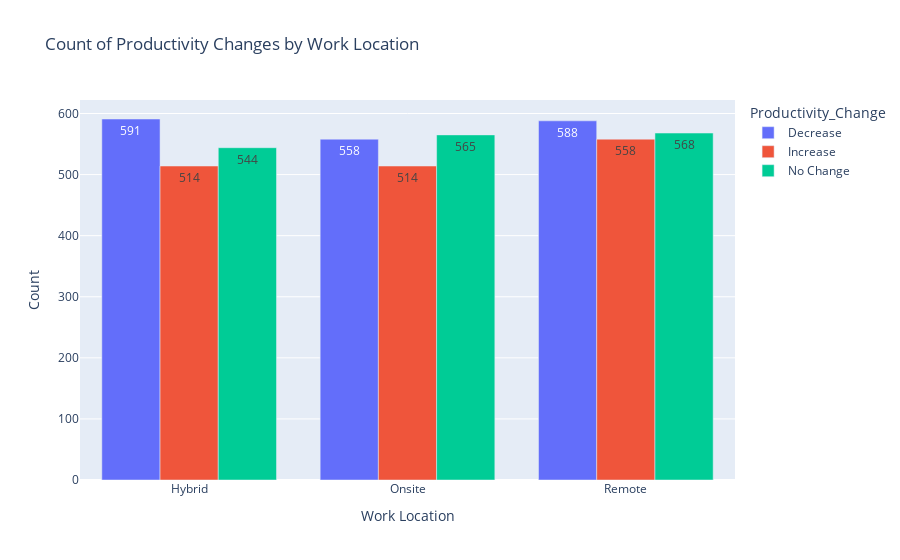

The cell this chart's notebook holds for it:
### Code cell
pipeline = [
    {
        "$match": {
            "Work_Location": {"$exists": True, "$ne": None},
            "Productivity_Change": {"$exists": True, "$ne": None}
        }
    },
    {
        "$group": {
            "_id": {
                "Work_Location": "$Work_Location",
                "Productivity_Change": "$Productivity_Change"
            },
            "count": {"$sum": 1}
        }
    },
    {
        "$sort": {"_id.Work_Location": 1}
    }
]

# Execute the aggregation pipeline and load results into a DataFrame
data = list(collection.aggregate(pipeline))
df = pd.DataFrame(data)

# Flatten the nested '_id' field into separate columns
df['Work_Location'] = df['_id'].apply(lambda x: x['Work_Location'])
df['Productivity_Change'] = df['_id'].apply(lambda x: x['Productivity_Change'])

# Drop the '_id' column as it's no longer needed
df = df.drop(columns=['_id'])

# Plotly Bar Chart
fig = px.bar(
    df, 
    x='Work_Location', 
    y='count', 
    color='Productivity_Change',
    title='Count of Productivity Changes by Work Location',
    labels={'count': 'Count', 'Work_Location': 'Work Location'},
    barmode='group',  # Use 'stack' if you prefer stacked bars
    text='count'
)

# Display the chart
fig.show()

### Figure 1 — Plotly figure (JSON) as saved in the notebook; plotly's stock layout.template omitted (floating-point values rounded to 4 significant figures)
{"data": [{"alignmentgroup": "True", "hovertemplate": "Productivity_Change=Decrease<br>Work Location=%{x}<br>Count=%{text}<extra></extra>", "legendgroup": "Decrease", "marker": {"color": "#636efa", "pattern": {"shape": ""}}, "name": "Decrease", "offsetgroup": "Decrease", "orientation": "v", "showlegend": true, "text": [591, 558, 588], "textposition": "auto", "type": "bar", "x": ["Hybrid", "Onsite", "Remote"], "xaxis": "x", "y": [591, 558, 588], "yaxis": "y"}, {"alignmentgroup": "True", "hovertemplate": "Productivity_Change=Increase<br>Work Location=%{x}<br>Count=%{text}<extra></extra>", "legendgroup": "Increase", "marker": {"color": "#EF553B", "pattern": {"shape": ""}}, "name": "Increase", "offsetgroup": "Increase", "orientation": "v", "showlegend": true, "text": [514, 514, 558], "textposition": "auto", "type": "bar", "x": ["Hybrid", "Onsite", "Remote"], "xaxis": "x", "y": [514, 514, 558], "yaxis": "y"}, {"alignmentgroup": "True", "hovertemplate": "Productivity_Change=No Change<br>Work Location=%{x}<br>Count=%{text}<extra></extra>", "legendgroup": "No Change", "marker": {"color": "#00cc96", "pattern": {"shape": ""}}, "name": "No Change", "offsetgroup": "No Change", "orientation": "v", "showlegend": true, "text": [544, 565, 568], "textposition": "auto", "type": "bar", "x": ["Hybrid", "Onsite", "Remote"], "xaxis": "x", "y": [544, 565, 568], "yaxis": "y"}], "layout": {"barmode": "group", "legend": {"title": {"text": "Productivity_Change"}, "tracegroupgap": 0}, "title": {"text": "Count of Productivity Changes by Work Location"}, "xaxis": {"anchor": "y", "domain": [0, 1], "title": {"text": "Work Location"}}, "yaxis": {"anchor": "x", "domain": [0, 1], "title": {"text": "Count"}}}}
